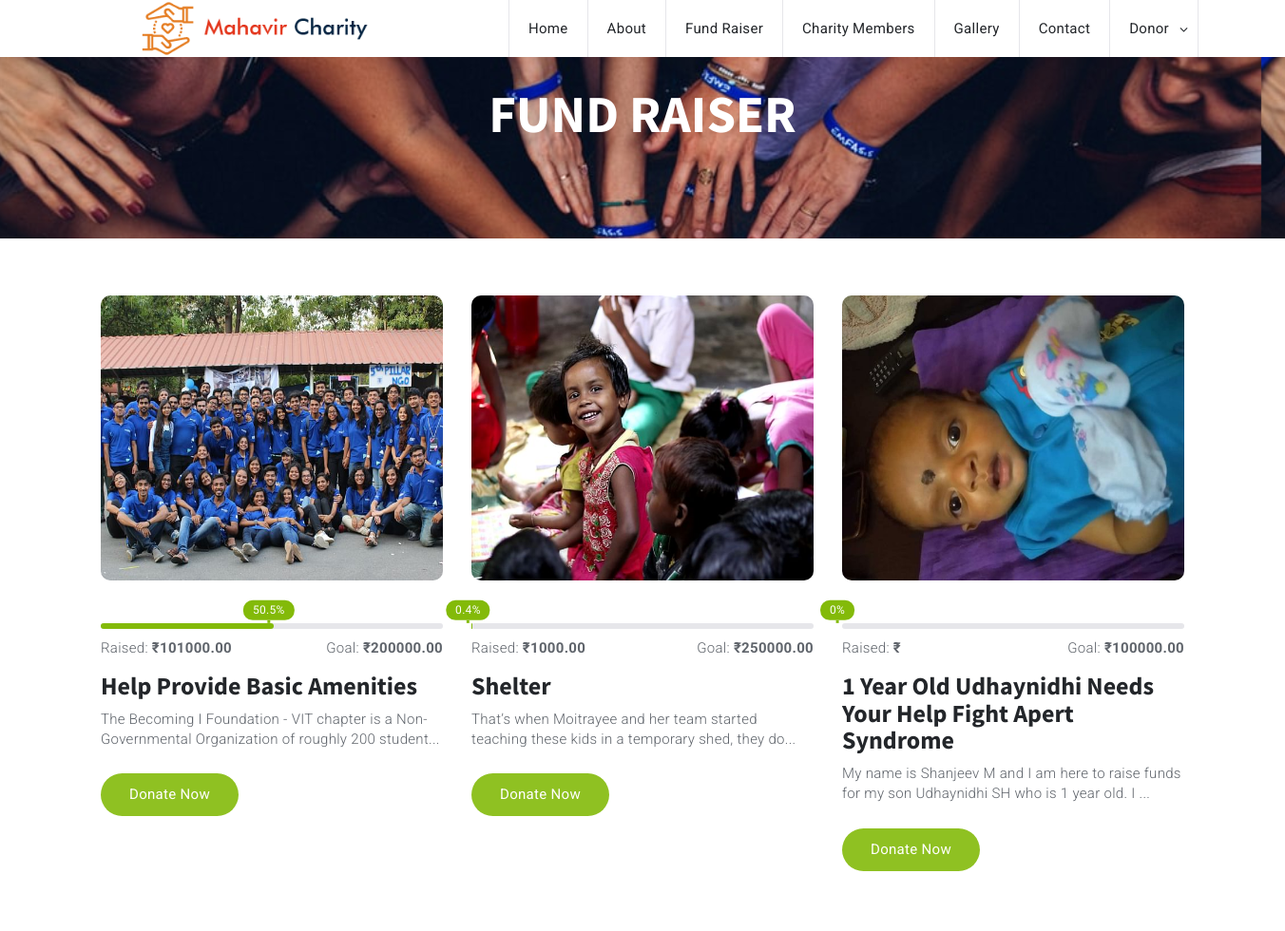
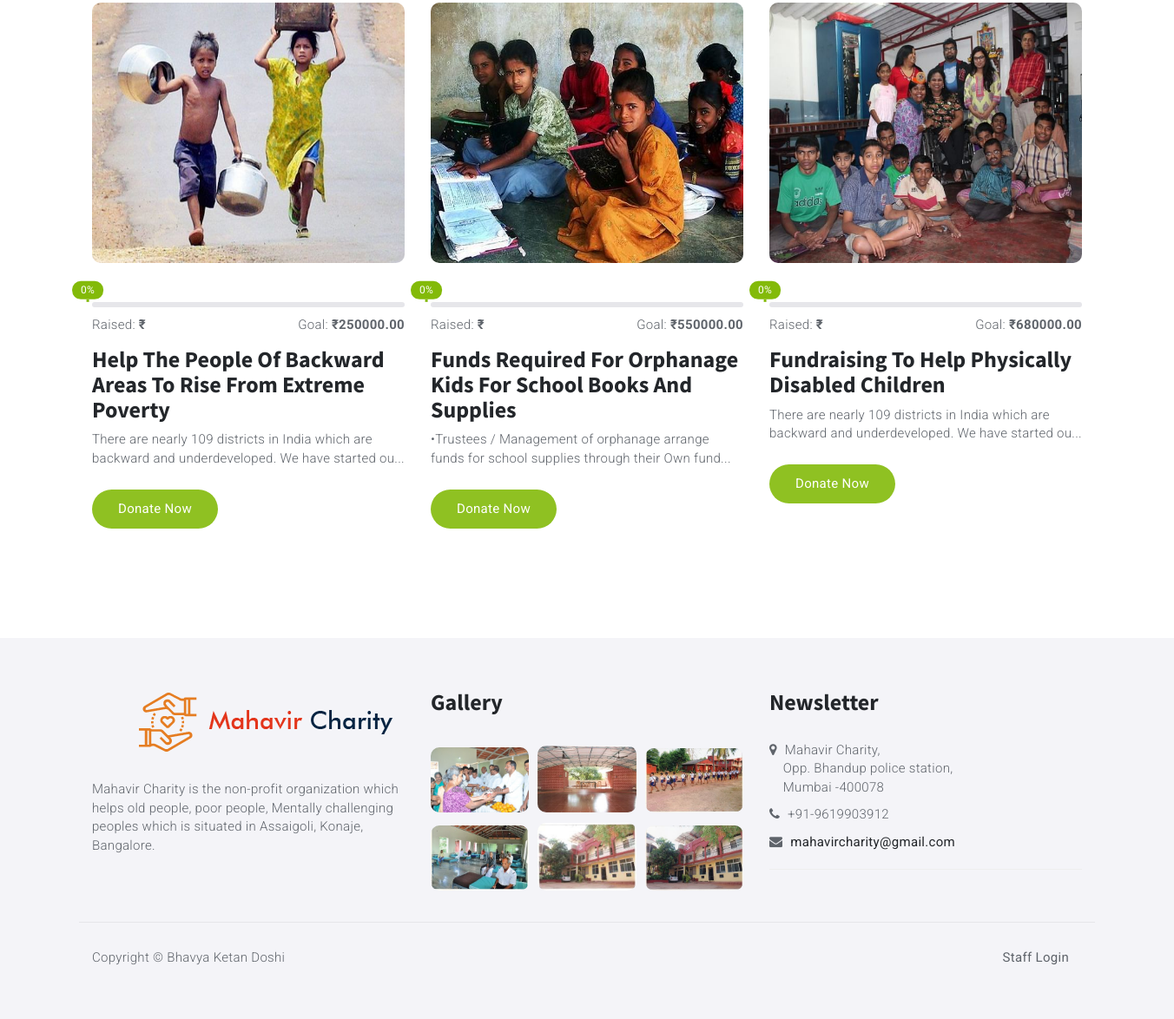
The app's page /fundraiser.php with its own data (2 pictures, top to bottom).
### tables this page shows
CREATE TABLE `fund_raiser` (
  `fund_raiser_id` int(10) NOT NULL,
  `title` varchar(100) NOT NULL,
  `banner_img` varchar(100) NOT NULL,
  `fund_raiser_description` text NOT NULL,
  `fund_amount` float(10,2) NOT NULL,
  `start_date` date NOT NULL,
  `end_date` date NOT NULL,
  `status` varchar(10) NOT NULL
);

CREATE TABLE `photo` (
  `photo_id` int(10) NOT NULL,
  `album_id` int(10) NOT NULL,
  `photo_title` varchar(50) NOT NULL,
  `photo` varchar(100) NOT NULL,
  `photo_description` text NOT NULL,
  `status` varchar(10) NOT NULL
);

### fundraiser.php (the view, shortened to what this page needs)
<?php
include("header.php");
?>
</header>
<div id="cta" class="section">
<div class="section-bg" style="background-image: url(img/charity/downloadfile.jpg);" data-stellar-background-ratio="0.5"></div>
<div class="container">
<div class="row">
<div class="col-md-offset-2 col-md-8">
<div class="cta-content text-center">
<h1>FUND RAISER</h1>
</div>
</div>
</div>
</div>
</div>
<div id="causes" class="section">
<div class="container">
<div class="row">
<?php
	$sql = "SELECT * FROM fund_raiser where status='Active'";
	$qsql = mysqli_query($con,$sql);
	while($rs = mysqli_fetch_array($qsql))
	{
$sqlfund_collection = "SELECT SUM(paid_amt) FROM fund_collection where fund_raiser_id='$rs[0]' AND status='Active'";
$qsqlfund_collection = mysqli_query($con,$sqlfund_collection);
$rsfund_collection = mysqli_fetch_array($qsqlfund_collection);
 $perc = ($rsfund_collection[0] * 100 / $rs['fund_amount'])
?>
<div class="col-md-4">
	<div class="causes">
		<div class="causes-img">
		<a href="funraiserdetailed.php?fund_raiser_id=<?php echo $rs[0]; ?>">
		<?php
		if($rs['banner_img'] == "")
		{
			echo "<img src='img/no-image-icon.png' style='height: 300px;'>";
		}
		else if(file_exists("imgfundraiser/".$rs['banner_img']))
		{
			echo "<img src='imgfundraiser/".$rs['banner_img']. "'  style='height: 300px;'>";
		}
		else
		{
			echo "<img src='img/no-image-icon.png' style='height: 300px;' >";
		}
		?>
		</a>
		</div>
		<div class="causes-progress">
		<div class="causes-progress-bar">
		<div style="width: <?php echo $perc; ?>%;">
		<span><?php echo $perc ?>%</span>
		</div>
		</div>
		<div>
		<span class="causes-raised">Raised: <strong>₹<?php echo $rsfund_collection[0]; ?></strong></span>
		<span class="causes-goal">Goal: <strong>₹<?php echo $rs['fund_amount']; ?></strong></span>
		</div>
		</div>
		<div class="causes-content">
		<h3><a href="funraiserdetailed.php?fund_raiser_id=<?php echo $rs[0]; ?>"><?php echo  $rs['title']; ?></a></h3>
		<p><?php echo  $string = substr($rs['fund_raiser_description'],0,100).'...'; ?></p>
		<a href="funraiserdetailed.php?fund_raiser_id=<?php echo $rs[0]; ?>" class="primary-button causes-donate">Donate Now</a>
		</div>
	</div>
</div>
<?php
	}
?>
</div>
</div>
</div>
<?php
include("footer.php");
?>

### footer.php (shortened to what this page needs)
<footer id="footer" class="section">
	<div class="container">
		<div class="row">
			<div class="col-md-4">
				<div class="footer">
					<div class="footer-logo">
						<a class="logo" href="#"><img src="img/logo 02.png" alt=""></a>
					</div>
					<p>Mahavir Charity is the non-profit organization which helps old people, poor people, Mentally challenging peoples which is situated in Assaigoli, Konaje, Bangalore.</p>
				</div>
			</div>
			<div class="col-md-4">
				<div class="footer">
					<h3 class="footer-title">Gallery</h3>
					<ul class="footer-galery">
						<?php
						$sql = "SELECT * FROM photo LEFT JOIN album ON photo.album_id=album.album_id ORDER BY rand() LIMIT 6";
						$qsql = mysqli_query($con, $sql);
						while ($rs = mysqli_fetch_array($qsql)) {
						?>
							<li><a href="#"><img src="imgphoto/<?php echo $rs['photo']; ?>" alt=""></a></li>
						<?php
						}
						?>
					</ul>
				</div>
			</div>
			<div class="col-md-4">
				<div class="footer">
					<h3 class="footer-title">Newsletter</h3>
					<p>
					<ul class="footer-contact">
						<li><i class="fa fa-map-marker"></i> Mahavir Charity,<br> &nbsp;&nbsp;&nbsp; Opp. Bhandup police station,<br> &nbsp;&nbsp;&nbsp; Mumbai -400078</li>
						<li><i class="fa fa-phone"></i> +91-9619903912 </li>
						<li><i class="fa fa-envelope"></i> <a href="#"><span >mahavircharity@gmail.com</span></a></li>
					</ul>
					</p>
					<hr>
				</div>
			</div>
		</div>
		<div id="footer-bottom" class="row">
			<div class="col-md-6 col-md-push-6">
				<?php
				if (!isset($_SESSION['staff_id']) && !isset($_SESSION['donor_id'])) {
				?>
					<ul class="footer-nav">
						<li><a href="" onclick="return false" data-toggle="modal" data-target="#StaffLoginModal">Staff Login</a></li>
					</ul>
				<?php
				}
				?>
			</div>
			<div class="col-md-6 col-md-pull-6">
				<div class="footer-copyright">
					<span>
						Copyright &copy Bhavya Ketan Doshi
					</span>
				</div>
			</div>
		</div>
	</div>
</footer>
</body>
</html>

### css/style.css (style rules this page uses)
body { font-family: roboto, sans-serif; font-size: 15px; font-weight: 300; letter-spacing: .3px; color: #5f646b }
h1, h2, h3, h4, h5, h6 { font-family: source sans pro, sans-serif; margin-top: 0; color: #23262a; font-weight: 700; letter-spacing: 0 }
h1 { font-size: 43px }
h3 { font-size: 26px }
a { color: #23262a; font-weight: 400; -webkit-transition: .3s color; transition: .3s color }
ul, ol { margin: 0; padding: 0; list-style: none }
.primary-button { position: relative; display: inline-block; padding: 0 30px; background: #83ba09; color: #fff; font-weight: 400; height: 45px; line-height: 45px; border: none; border-radius: 25px; overflow: hidden; opacity: .9; -webkit-transition: .6s all; transition: .6s all }
.primary-button:after { content: ""; position: absolute; top: 0; left: -50%; width: 120%; height: 100%; background: rgba(255, 255, 255, .5); -webkit-transform: scale3d(6, 2, 1) rotate(135deg) translate(0, -150%); transform: scale3d(6, 2, 1) rotate(135deg) translate(0, -150%); -webkit-transition: .6s all; transition: .6s all }
.section { position: relative; padding: 60px 0 }
.section-bg { position: absolute; left: 0; right: 0; top: 0; bottom: 0; background-size: cover; background-position: 50%; z-index: -1 }
#cta.section { padding: 90px 0 }
.cta-content h1 { color: #fff; font-size: 55px }
.causes { margin-bottom: 60px }
.causes .causes-img { position: relative; border-radius: 10px; overflow: hidden }
.causes .causes-img a:after { content: ""; position: absolute; left: 0; right: 0; top: 0; bottom: 0; background-color: #83ba09; opacity: 0; -webkit-transition: .3s opacity; transition: .3s opacity }
.causes .causes-img img { width: 100% }
.causes .causes-progress { margin-top: 45px }
.causes-progress .causes-progress-bar { position: relative; height: 6px; background-color: #e6e6ea; border-radius: 10px; margin-bottom: 10px }
.causes-progress .causes-progress-bar>div { position: absolute; left: 0; top: 0; background-color: #83ba09; bottom: 0; border-radius: 10px }
.causes-progress .causes-progress-bar>div span { position: absolute; right: 5px; top: -3px; -webkit-transform: translate(50%, -100%); -ms-transform: translate(50%, -100%); transform: translate(50%, -100%); padding: 2px 10px; background: #83ba09; color: #fff; font-weight: 400; border-radius: 10px; font-size: 12px }
.causes-progress .causes-progress-bar>div span:after { content: ""; position: absolute; background-color: #83ba09; height: 3px; bottom: 0; -webkit-transform: translate(-50%, 100%); -ms-transform: translate(-50%, 100%); transform: translate(-50%, 100%); width: 3px; left: 50% }
.causes-progress .causes-goal { float: right }
.causes .causes-content { margin-top: 15px }
.causes .causes-content h3 { text-transform: capitalize }
.causes .causes-content h3>a { font-weight: 700 }
.causes .causes-content .causes-donate { margin-top: 15px }
#footer { background-color: #f4f4f8 }
.footer { margin-bottom: 30px }
.footer .footer-title { margin-bottom: 30px; text-transform: capitalize }
.footer-logo { margin-bottom: 30px }
.footer-logo .logo { display: inline-block }
.footer-logo .logo img { max-height: 80px }
.footer-contact { margin-top: 30px }
.footer-contact li { margin-bottom: 10px }
.footer-contact li i { margin-right: 5px }
.footer-galery { margin: 0 -5px }
.footer-galery li { display: inline-block; width: 33.33%; margin-right: -4px; padding: 5px }
.footer-galery li a { position: relative; display: block; border-radius: 10px; overflow: hidden }
.footer-galery li a:after { content: ""; position: absolute; left: 0; right: 0; top: 0; bottom: 0; background-color: #83ba09; opacity: 0; -webkit-transition: .3s opacity; transition: .3s opacity }
.footer-galery li a>img { width: 100% }
#footer-bottom { border-top: 1px solid #e6e6ea; padding-top: 30px }
#footer-bottom .footer-nav { text-align: right }
#footer-bottom .footer-nav li { display: inline-block; margin-right: 15px }
#footer-bottom .footer-nav li a { color: #5f646b }

### records on screen
fund_raiser: banner_img (picture), perc "50.5", rsfund_collection "101000.00", fund_amount "200000.00", title "Help Provide Basic Amenities", fund_raiser_description "The Becoming I Foundation - VIT chapter is a Non-Governmental Organization of roughly 200 student..."
fund_raiser: banner_img (picture), perc "0.4", rsfund_collection "1000.00", fund_amount "250000.00", title "Shelter", fund_raiser_description "That’s when Moitrayee and her team started teaching these kids in a temporary shed, they do..."
fund_raiser: banner_img (picture), perc "0", fund_amount "100000.00", title "1 Year Old Udhaynidhi Needs Your Help Fight Apert Syndrome", fund_raiser_description "My name is Shanjeev M and I am here to raise funds for my son Udhaynidhi SH who is 1 year old. I ..."
fund_raiser: banner_img (picture), perc "0", fund_amount "250000.00", title "Help The People Of Backward Areas To Rise From Extreme Poverty", fund_raiser_description "There are nearly 109 districts in India which are backward and underdeveloped. We have started ou..."
fund_raiser: banner_img (picture), perc "0", fund_amount "550000.00", title "Funds Required For Orphanage Kids For School Books And Supplies", fund_raiser_description "•Trustees / Management of orphanage arrange funds for school supplies through their Own fund..."
fund_raiser: banner_img (picture), perc "0", fund_amount "680000.00", title "Fundraising To Help Physically Disabled Children", fund_raiser_description "There are nearly 109 districts in India which are backward and underdeveloped. We have started ou..."
photo: photo (picture)
photo: photo (picture)
photo: photo (picture)
photo: photo (picture)
photo: photo (picture)
photo: photo (picture)
